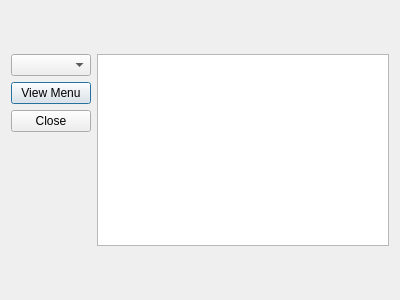
<?xml version="1.0" encoding="UTF-8"?>
<ui version="4.0">
 <class>MenuView</class>
 <widget class="QDialog" name="MenuView">
  <property name="geometry">
   <rect>
    <x>0</x>
    <y>0</y>
    <width>400</width>
    <height>300</height>
   </rect>
  </property>
  <property name="minimumSize">
   <size>
    <width>400</width>
    <height>300</height>
   </size>
  </property>
  <property name="maximumSize">
   <size>
    <width>400</width>
    <height>300</height>
   </size>
  </property>
  <property name="windowTitle">
   <string>Dialog</string>
  </property>
  <layout class="QFormLayout" name="formLayout">
   <item row="0" column="0">
    <layout class="QVBoxLayout" name="verticalLayout">
     <item>
      <widget class="QComboBox" name="RestaurantCombo"/>
     </item>
     <item>
      <widget class="QPushButton" name="ViewMenu">
       <property name="text">
        <string>View Menu</string>
       </property>
      </widget>
     </item>
     <item>
      <widget class="QPushButton" name="pushButton">
       <property name="text">
        <string>Close</string>
       </property>
      </widget>
     </item>
    </layout>
   </item>
   <item row="0" column="1">
    <widget class="QTableView" name="MenuTable"/>
   </item>
  </layout>
 </widget>
 <resources/>
 <connections/>
</ui>
